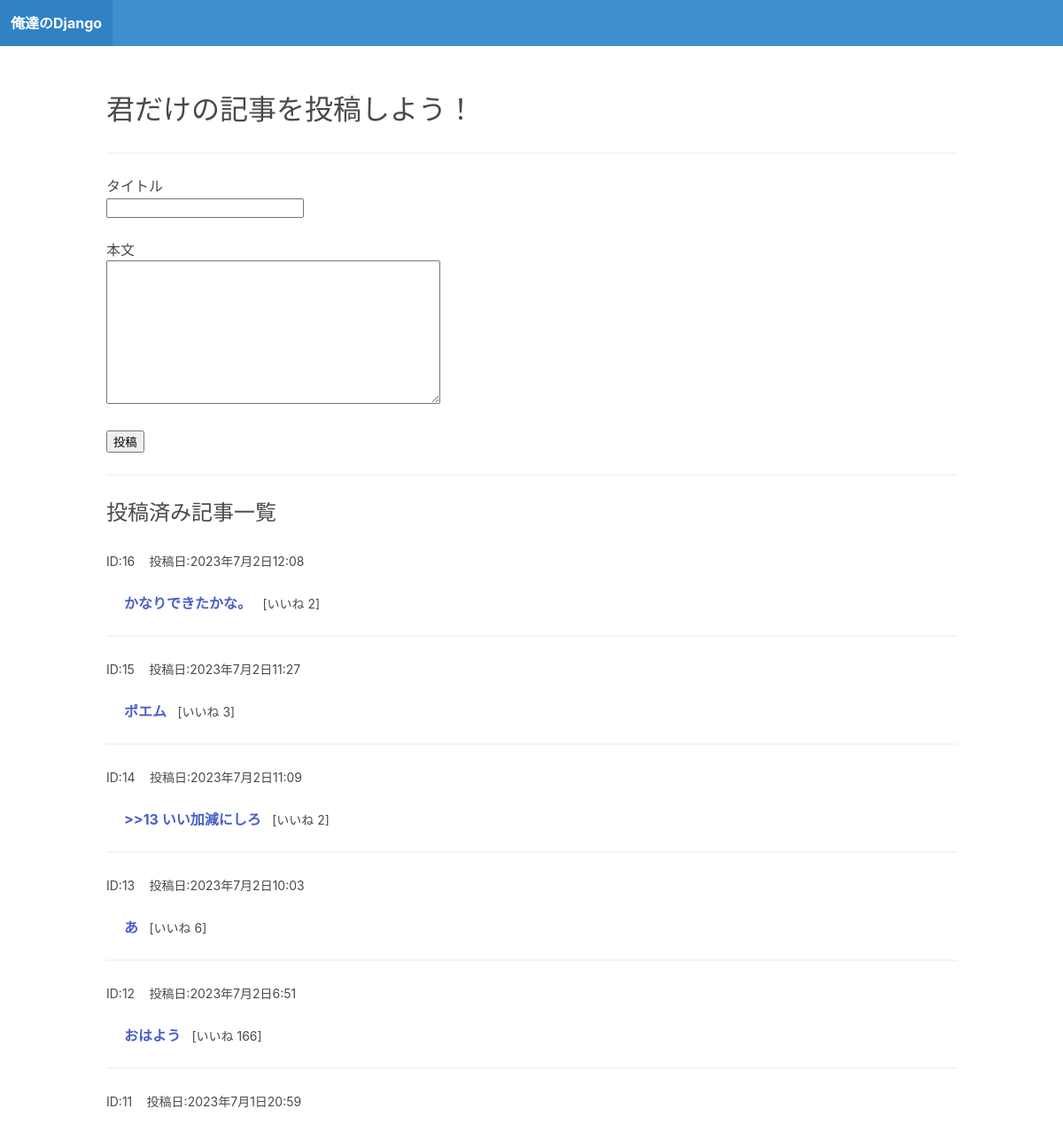
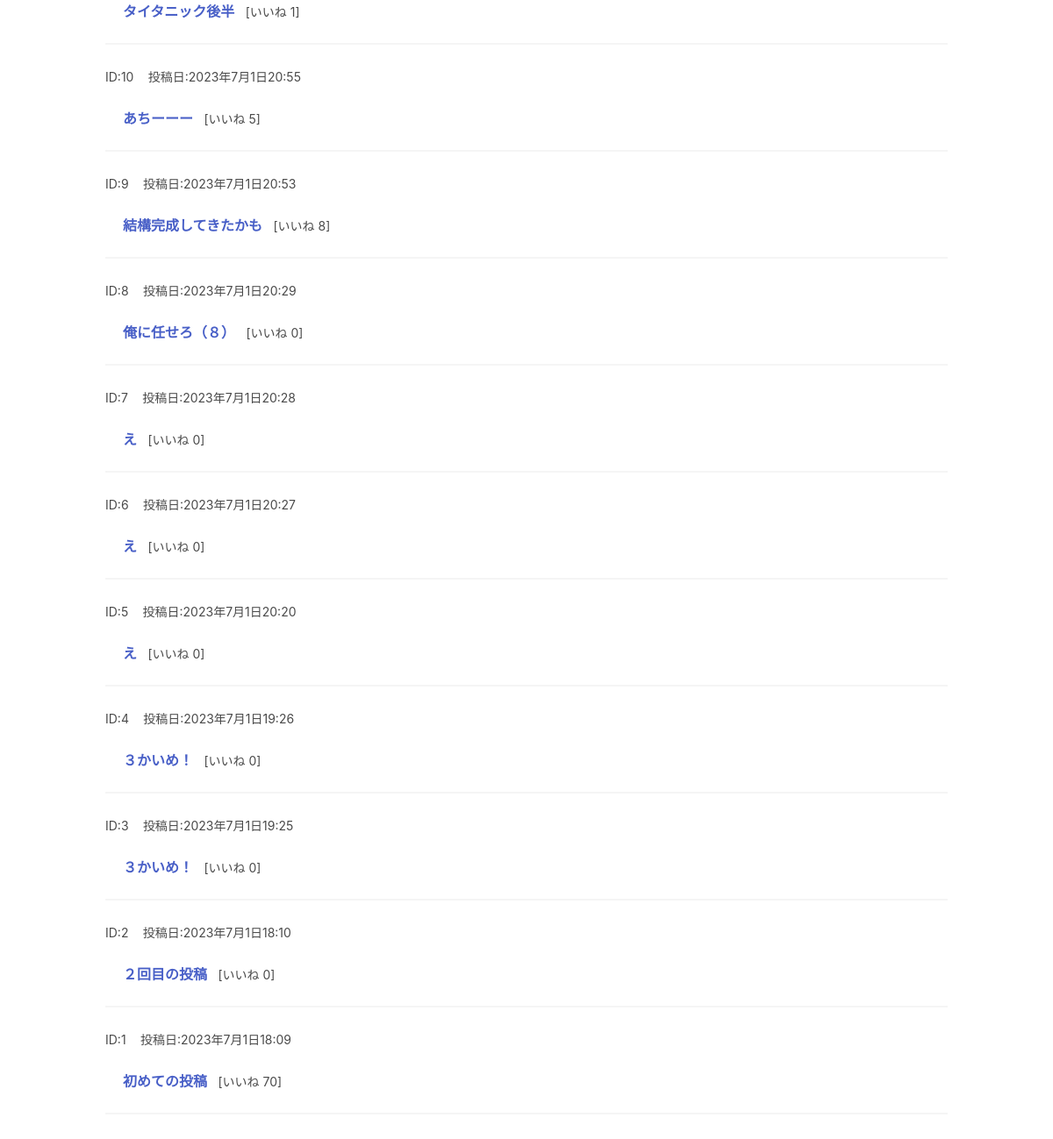
Screenshot of /blog/ with the database file from the repository (2 pictures, top to bottom).
### blog/models.py (models this page shows)
class Post(models.Model):
    title = models.CharField(max_length=100)
    body = models.TextField()
    created_at = models.DateTimeField(auto_now_add=True)

### blog/views.py (the view)
# urls.py: path("",frontpage, name = "frontpage"),
def frontpage(request):
    if request.method == 'POST':
        form = PostForm(request.POST)
        if form.is_valid():
            form.save()
            return redirect('frontpage')
    form = PostForm
    posts = Post.objects.all().order_by('-id')
    context = {'form':form,'posts':posts}
    return render(request,"frontpage.html",context)

### blog/templates/frontpage.html (shortened to what this page needs)
{% extends "base.html"%} {% block content %}
<div class="post block">
    <body>
        <p class="is-size-3">君だけの記事を投稿しよう！</p>
        <hr>
        <form action="." method="POST">
            <p>タイトル</p>
            <p>{{form.title}}</p>
            <br>
            <p>本文</p>
            <p>{{form.body}}</p>
            <br>
            <button>投稿</button>
            <hr>
            <p class="is-size-4">投稿済み記事一覧</p>
            <br>
            {% for post in posts %}
                <small>ID:{{post.id}} &nbsp;&nbsp;</small>
                <small>投稿日:{{post.created_at}}</small>
                <br><br>
                <strong   style="margin-left: 20px;"><a href="{% url 'postpage' post_id=post.id %}">{{post.title}}</a></strong>
                <small>&nbsp;&nbsp;[いいね {{post.goods.count}}]</small>
                <hr>
            {% endfor %}
        </form>
    </body>
</div>
{%  endblock %}

### blog/templates/base.html (shortened to what this page needs)
<!DOCTYPE html>
<html lang="ja">
<head>
    <link rel="stylesheet" href="https://cdn.jsdelivr.net/npm/bulma@0.9.4/css/bulma.min.css">
    {% load static %}
</head>
<body>
    <nav class="navbar is-info">
        <div class = "navbar-brand">
            <a href="/blog/" class="navbar-item">
                <strong>俺達のDjango</strong>
            </a>
        </div>
    </nav>
    <section class="section">
        <div class="container"> {% block content %} {% endblock %}</div>
    </section>
</body>
</html>

### rows the page displays
Post: id "16", created_at "2023年7月2日12:08", title "かなりできたかな。", goods.count "2"
Post: id "15", created_at "2023年7月2日11:27", title "ポエム", goods.count "3"
Post: id "14", created_at "2023年7月2日11:09", title ">>13 いい加減にしろ", goods.count "2"
Post: id "13", created_at "2023年7月2日10:03", title "あ", goods.count "6"
Post: id "12", created_at "2023年7月2日6:51", title "おはよう", goods.count "166"
Post: id "11", created_at "2023年7月1日20:59", title "タイタニック後半", goods.count "1"
Post: id "10", created_at "2023年7月1日20:55", title "あちーーー", goods.count "5"
Post: id "9", created_at "2023年7月1日20:53", title "結構完成してきたかも", goods.count "8"
Post: id "8", created_at "2023年7月1日20:29", title "俺に任せろ（８）", goods.count "0"
Post: id "7", created_at "2023年7月1日20:28", title "え", goods.count "0"
Post: id "6", created_at "2023年7月1日20:27", title "え", goods.count "0"
Post: id "5", created_at "2023年7月1日20:20", title "え", goods.count "0"
Post: id "4", created_at "2023年7月1日19:26", title "３かいめ！", goods.count "0"
Post: id "3", created_at "2023年7月1日19:25", title "３かいめ！", goods.count "0"
Post: id "2", created_at "2023年7月1日18:10", title "２回目の投稿", goods.count "0"
Post: id "1", created_at "2023年7月1日18:09", title "初めての投稿", goods.count "70"
